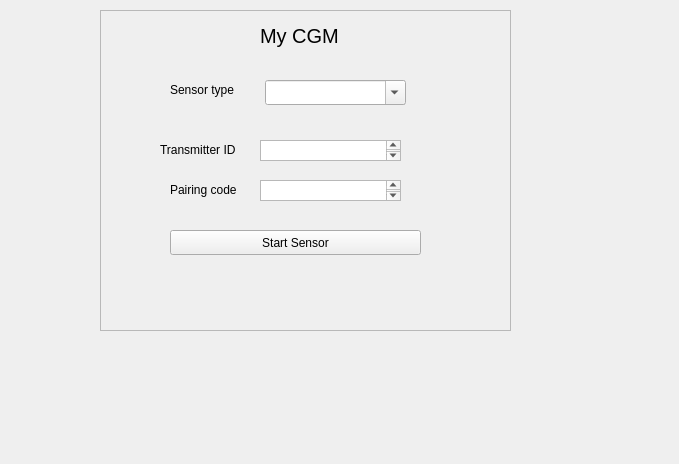
<?xml version="1.0" encoding="UTF-8"?>
<ui version="4.0">
 <class>cgmscreen</class>
 <widget class="QWidget" name="cgm">
  <property name="geometry">
   <rect>
    <x>0</x>
    <y>0</y>
    <width>679</width>
    <height>464</height>
   </rect>
  </property>
  <property name="windowTitle">
   <string>Form</string>
  </property>
  <widget class="QFrame" name="frame">
   <property name="geometry">
    <rect>
     <x>100</x>
     <y>10</y>
     <width>411</width>
     <height>321</height>
    </rect>
   </property>
   <property name="frameShape">
    <enum>QFrame::StyledPanel</enum>
   </property>
   <property name="frameShadow">
    <enum>QFrame::Raised</enum>
   </property>
   <widget class="QLabel" name="label">
    <property name="geometry">
     <rect>
      <x>160</x>
      <y>10</y>
      <width>91</width>
      <height>31</height>
     </rect>
    </property>
    <property name="font">
     <font>
      <pointsize>15</pointsize>
      <weight>50</weight>
      <bold>false</bold>
     </font>
    </property>
    <property name="text">
     <string>My CGM</string>
    </property>
   </widget>
   <widget class="QComboBox" name="sensortype">
    <property name="geometry">
     <rect>
      <x>165</x>
      <y>70</y>
      <width>141</width>
      <height>25</height>
     </rect>
    </property>
    <property name="editable">
     <bool>true</bool>
    </property>
   </widget>
   <widget class="QLabel" name="label_2">
    <property name="geometry">
     <rect>
      <x>70</x>
      <y>70</y>
      <width>91</width>
      <height>20</height>
     </rect>
    </property>
    <property name="text">
     <string>Sensor type</string>
    </property>
   </widget>
   <widget class="QPushButton" name="startsensor">
    <property name="geometry">
     <rect>
      <x>70</x>
      <y>220</y>
      <width>251</width>
      <height>25</height>
     </rect>
    </property>
    <property name="text">
     <string>Start Sensor</string>
    </property>
   </widget>
   <widget class="QTextEdit" name="transmitterid">
    <property name="geometry">
     <rect>
      <x>160</x>
      <y>130</y>
      <width>141</width>
      <height>21</height>
     </rect>
    </property>
   </widget>
   <widget class="QLabel" name="label_3">
    <property name="geometry">
     <rect>
      <x>60</x>
      <y>130</y>
      <width>101</width>
      <height>20</height>
     </rect>
    </property>
    <property name="text">
     <string>Transmitter ID</string>
    </property>
   </widget>
   <widget class="QTextEdit" name="pairingcode">
    <property name="geometry">
     <rect>
      <x>160</x>
      <y>170</y>
      <width>141</width>
      <height>21</height>
     </rect>
    </property>
   </widget>
   <widget class="QLabel" name="label_4">
    <property name="geometry">
     <rect>
      <x>70</x>
      <y>170</y>
      <width>81</width>
      <height>20</height>
     </rect>
    </property>
    <property name="text">
     <string>Pairing code</string>
    </property>
   </widget>
  </widget>
 </widget>
 <resources/>
 <connections/>
</ui>
